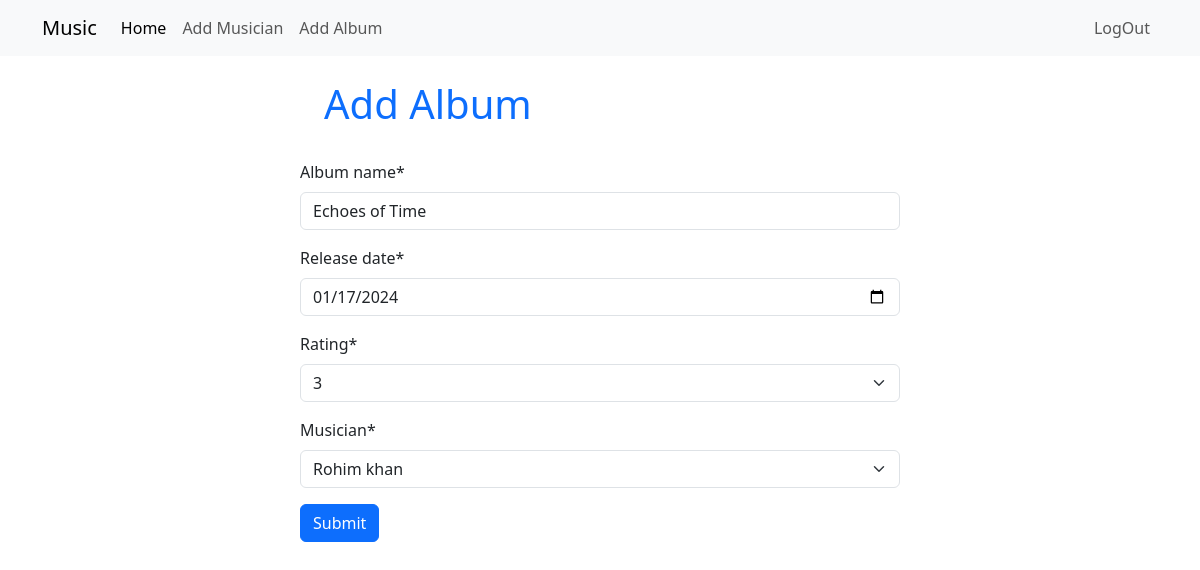
The page /edit_album/2 (signed in) on the database its author committed.
### album/models.py (models this page shows, shortened)
class Album_Model(models.Model):
    CHOICE={
        '1':'1',
        '2':'2',
        '3':'3',
        '4':'4',
        '5':'5',
    }
    album_name = models.CharField(max_length=100)
    release_date = models.DateField()
    rating=models.CharField(max_length=5, choices=CHOICE)
    musician = models.ForeignKey(Musicians_Model, on_delete=models.CASCADE)

### album/views.py (the view)
# urls.py: path('edit_album/<int:id>', views.Edit_Album.as_view(),name='edit_album'),
@method_decorator(login_required,name='dispatch')
class Edit_Album(UpdateView):
    model= Album_Model
    form_class = Album
    template_name = 'album.html'
    pk_url_kwarg='id'
    success_url=reverse_lazy('home')

### album/forms.py
class Album(forms.ModelForm):
    class Meta:
        model = models.Album_Model
        fields='__all__'
        widgets = {
            'release_date': forms.DateInput(attrs={'type': 'date'}),
        }

### musician/models.py (called while the page is built)
    def __str__(self):
        return f'{self.first_name} {self.last_name}'

### album/templates/album.html (shortened to what this page needs)
{% extends 'base.html' %}
{% load crispy_forms_tags %}
{% block content %}
   <form method="post" style="width: 50%; margin: auto;">
      <h1 class="text-primary p-4">Add Album</h1>
      {{form | crispy}}
      <button type="submit" class="btn btn-primary">Submit</button>
   </form>
{% endblock %}

### rows shown on the page
Album_Model: album_name "Echoes of Time", release_date "01/17/2024", rating "3", musician "Rohim khan"
